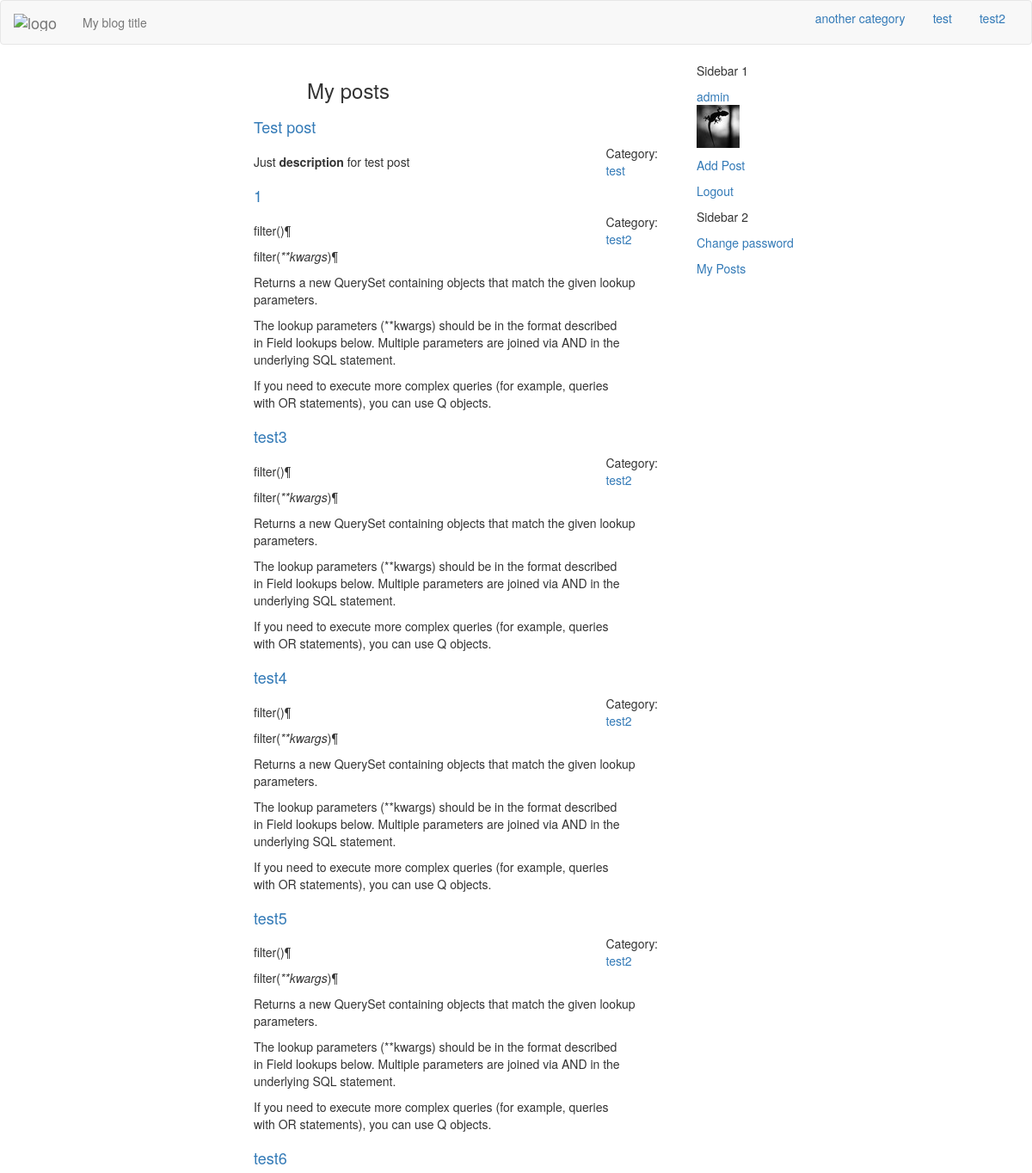
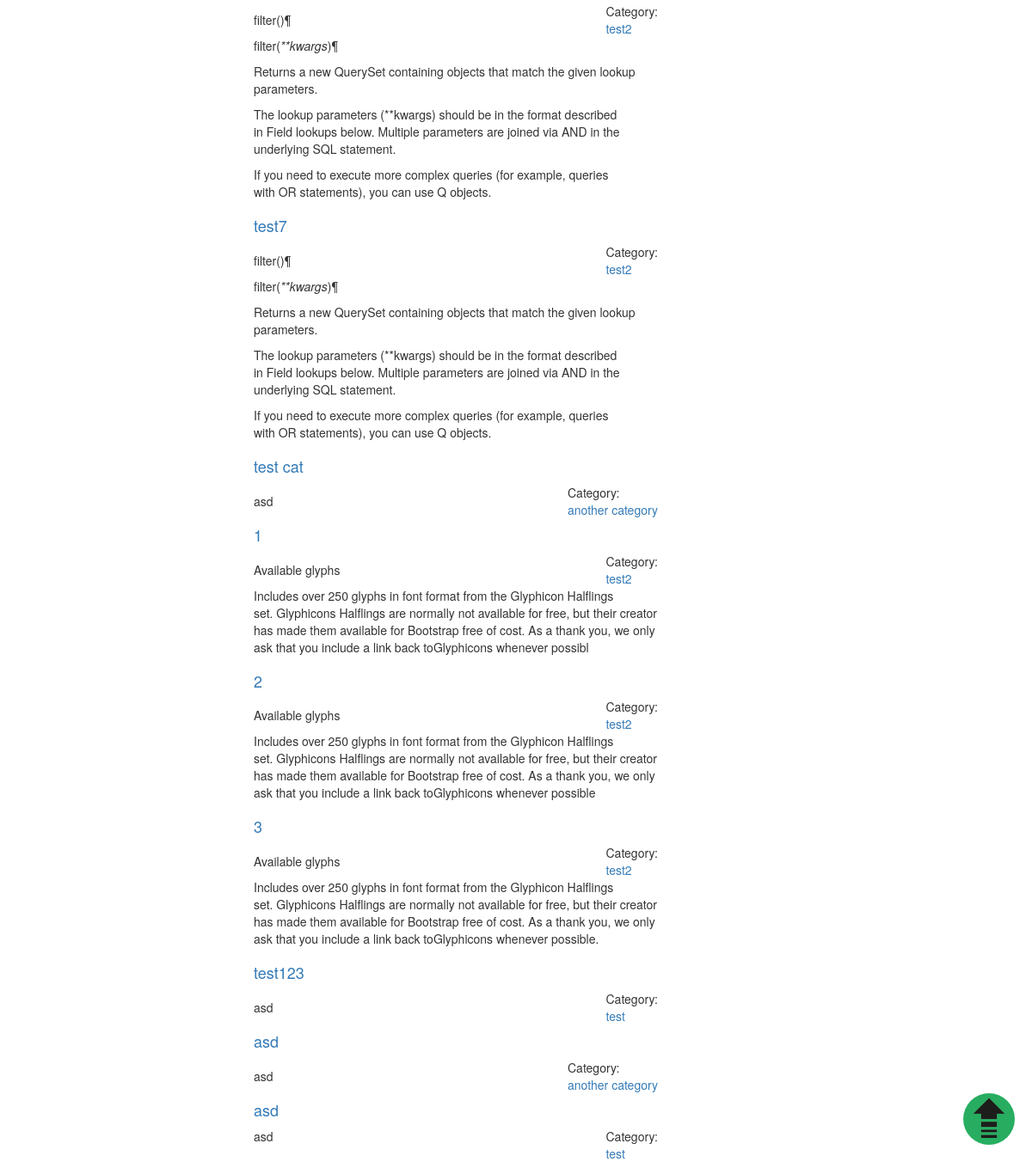
The app's page /dashboard/my-posts/ (signed in) with its own data (2 pictures, top to bottom).
### blog/models.py (models this page shows, shortened)
class Category(models.Model):
    index_together = [
    ["id","name", "order", "slug"],
    ]
    name = models.CharField(max_length=30, unique=True)
    description = models.TextField(max_length=250)
    slug = models.SlugField("URL",blank=True, max_length=150)
    order = models.SmallIntegerField(blank=True, default=1)
    def __str__(self):
        return self.name

class myUser(AbstractBaseUser):
    index_together = [
    ["id", "username", "avatar"],
    ]
    username = models.CharField("Username", max_length=30,
                                blank=False,
                                unique=True)
    avatar = ProcessedImageField(upload_to='avatars',
                                 processors=[ResizeToFit(50, 50)],
                                 format='JPEG',
                                 options={'quality': 90}, blank=True)
    email = models.EmailField(unique=True, blank=False)
    is_active = models.BooleanField("Is active", default=True)
    is_it_staff = models.BooleanField("Is stuff", default=False)
    is_it_superuser = models.BooleanField("Is admin", default=False)
    moderated = models.BooleanField("Moderated", default=True)
    last_login = models.DateTimeField(auto_now=True)
    date_joined = models.DateTimeField(auto_now_add=True)
    REQUIRED_FIELDS = ['email',]
    USERNAME_FIELD = 'username'
    objects = MyUserManager()
    def get_avatar(self):
        return mark_safe('<img src="%s" class ="img-responsive"/>'\
                         % (self.avatar.url))
    get_avatar.short_description = 'Current avatar'

class Post(models.Model):
    index_together = [
    ["title", "description", "post_thumbnail", "author", "category",
     "url", "published", "status"],
    ]
    title = models.CharField(max_length=150)
    description = models.CharField(max_length=150)
    text = models.TextField()
    today = datetime.date.today()
    post_image = models.ImageField(upload_to =
                        str(today.year)+'/'
                        +str(today.month)+'/'+str(today.day)+'/', blank=True)
    post_image.short_description = 'Image'
    post_thumbnail = ImageSpecField(source='post_image',
                                processors=[ResizeToFit(640, 480)],
                                format='JPEG',
                                options={'quality': 85})
    def get_image(self):
        return mark_safe('<img src="%s" class ="img-responsive center-block"/>'\
                         % (self.post_thumbnail.url))
    get_image.short_description = 'Thumbnail'
    created = models.DateTimeField(auto_now_add=True)
    edited = models.DateTimeField(auto_now=True)
    published = models.DateTimeField(default=timezone.now)
    author = models.ForeignKey(settings.AUTH_USER_MODEL,
                               default = 1,
                               on_delete=models.SET_DEFAULT) ###
    category = models.ForeignKey('Category')
    tags = models.ManyToManyField('Tag',
                                        related_name='posts',
                                        related_query_name='tag',
                                        blank=True)
    url = models.SlugField(blank=True)
    STATUS = (
                ("D", "Draft"),
                ("P","Published"),
    )
    status = models.CharField(max_length=1, choices=STATUS, default="D")
    ordering = ('-published',)
    def get_absolute_url(self):
        cat_url = slugify(self.category)
        post_url = slugify(self.title)
        return "/%s/%s-%i/" % (cat_url, self.url, self.id)

### blog/views.py (the view)
# urls.py: url(r'^dashboard/my-posts/$', views.my_posts, name='my_posts'),
@login_required
def my_posts(request):
    posts = Post.objects.filter(author=request.user.id)
    return render(request, 'dash-my-posts.html', {'posts':posts,
                                              'cat_list': cat_list})

### blog/authentication.py (called while the page is built)
    def get_user(self, user_id):
        try:
            return User.objects.get(pk=user_id)
        except User.DoesNotExist:
            return None

### templates/dash-my-posts.html (shortened to what this page needs)
{% extends "dashboard.html" %}
{% load imagekit %}
{% block content %}
<h3 class="text-center">My posts</h3>
<div class="container-fluid">
{% if posts %}
    {% for post in posts %}
    <div class="row">
    <div class="col-md-4">
    </div>
      <div class="col-md-8">
       <a href="{{ post.get_absolute_url }}" >
         <h4 class="post-title-dash text-center">{{ post.title }} </h4></a>
         <div class="pull-right">Category:
           <a href="
           {% url 'category' category=post.category|slugify %}">
           {{post.category}}</a>
         </div>
            <p class="post-description">{% autoescape off %}
              {{ post.description }}{% endautoescape %}</p>
         </div>
         </div>
    {% endfor %}
{% else %}
<p>
  No posts yet!
</p>
{% endif %}
</div>
{% endblock %}

### templates/index.html (shortened to what this page needs)
{% load staticfiles %}
<!DOCTYPE html>
<html>
<head>
    <link rel="stylesheet" href="/static/css/backtotop.css" type="text/css">
    <link rel="stylesheet" href="/static/css/bootstrap.min.css" type="text/css" />
    <link rel="stylesheet" href="/static/css/custom.css" type="text/css" />
    <link href="/static/django_summernote/django_summernote.css" rel="stylesheet">
    <link href="/static/django_summernote/django_summernote_inplace.css" rel="stylesheet">
    <link href="/static/django_summernote/summernote.css" rel="stylesheet">
</head>
<body>
  <div class="navbar navbar-default">
    <div class="container-fluid">
      <div class="navbar-header">
        <a class="navbar-brand ajax-menu" url=""
        href="/">
          <img alt="logo" src="#" /></a>
        <p class="navbar-text">
          My blog title
        </p>
      </div>
      <ul class="nav nav-pills pull-right">
        {% for cat in cat_list %}
          {% if category and cat|slugify == category %}
            <li role="presentation" class="active">
            <a href="{{ request.scheme }}://{{ request.get_host }}/{{ cat|slugify }}"
             url = "{{cat|slugify}}" class="ajax-menu menu" id="{{cat|slugify}}">
              {{ cat }}</a></li>
          {% else %}
            <li role="presentation">
            <a href="{{ request.scheme }}://{{ request.get_host }}/{{ cat|slugify }}"
            url = "{{cat|slugify}}"  class="ajax-menu menu" id="{{cat|slugify}}">
              {{ cat }}</a></li>
          {% endif %}
        {% endfor %}
      </ul>
    </div>
  </div>
<div class="container">
<div class="row">
  <div class="col-md-4 pull-right sidebar">
    <div class="sidebar1">
      <p>
        Sidebar 1<br />
      {% if user.is_authenticated %}
        <p><a href="{% url 'dashboard' %}" single_page
          url = "dashboard" class="ajax-menu">
          {{ user.username }}
                              {% if user.avatar %}
                              {{ user.get_avatar}}
                              {% endif %}</a></p>
        <p><a href="{% url 'add_post' %}" single_page
          url = "add-post" class="ajax-menu">Add Post</a></p>
        <p><a href="{% url 'logout' %}">Logout</a></p>
      {% else %}
        <p><a href="{% url 'signup' %}">Register</a></p>
        <p><a href="{% url 'login' %}">Login</a></p>
      {% endif %}
      </p>
    </div>
    <div class="sidebar2">
      <p>
        Sidebar 2<br />
        <p><a href="{% url 'password_change' %}">Change password</a></p>
        <p><a href="{% url 'my_posts' %}">My Posts</a></p>
      </p>
    </div>
  </div>
<div class="col-md-8 main">
<div class="content">
  <div class="posts">
  {% block content %}
  {% endblock %}
  </div>
</div>
</div>
</div>
</div>
</body>
</html>

### blog/static/css/custom.css (style rules this page uses)
a { display: table!important; }
.main { overflow: hidden; }

### blog/static/django_summernote/django_summernote.css (style rules this page uses)
html, body { margin: 0; }

### records on screen
Category: name "another category"
Category: name "test"
Category: name "test2"
myUser: username "admin", get_avatar (picture)
Post: title "Test post", category "test", description "Just description for test post"
Post: title "1", category "test2", description "filter()¶ filter( **kwargs )¶ Returns a new QuerySet containing objects that match the given lookup parameters. The lookup parameters (**kwargs) should be in the format described in Field lookups below. Multiple parameters are joined via AND in the underlying SQL statement. If you need to execute more complex queries (for example, queries with OR statements), you can use Q objects."
Post: title "test3", category "test2", description "filter()¶ filter( **kwargs )¶ Returns a new QuerySet containing objects that match the given lookup parameters. The lookup parameters (**kwargs) should be in the format described in Field lookups below. Multiple parameters are joined via AND in the underlying SQL statement. If you need to execute more complex queries (for example, queries with OR statements), you can use Q objects."
Post: title "test4", category "test2", description "filter()¶ filter( **kwargs )¶ Returns a new QuerySet containing objects that match the given lookup parameters. The lookup parameters (**kwargs) should be in the format described in Field lookups below. Multiple parameters are joined via AND in the underlying SQL statement. If you need to execute more complex queries (for example, queries with OR statements), you can use Q objects."
Post: title "test5", category "test2", description "filter()¶ filter( **kwargs )¶ Returns a new QuerySet containing objects that match the given lookup parameters. The lookup parameters (**kwargs) should be in the format described in Field lookups below. Multiple parameters are joined via AND in the underlying SQL statement. If you need to execute more complex queries (for example, queries with OR statements), you can use Q objects."
Post: title "test6", category "test2", description "filter()¶ filter( **kwargs )¶ Returns a new QuerySet containing objects that match the given lookup parameters. The lookup parameters (**kwargs) should be in the format described in Field lookups below. Multiple parameters are joined via AND in the underlying SQL statement. If you need to execute more complex queries (for example, queries with OR statements), you can use Q objects."
Post: title "test7", category "test2", description "filter()¶ filter( **kwargs )¶ Returns a new QuerySet containing objects that match the given lookup parameters. The lookup parameters (**kwargs) should be in the format described in Field lookups below. Multiple parameters are joined via AND in the underlying SQL statement. If you need to execute more complex queries (for example, queries with OR statements), you can use Q objects."
Post: title "test cat", category "another category", description "asd"
Post: title "1", category "test2", description "Available glyphs Includes over 250 glyphs in font format from the Glyphicon Halflings set. Glyphicons Halflings are normally not available for free, but their creator has made them available for Bootstrap free of cost. As a thank you, we only ask that you include a link back toGlyphicons whenever possibl"
Post: title "2", category "test2", description "Available glyphs Includes over 250 glyphs in font format from the Glyphicon Halflings set. Glyphicons Halflings are normally not available for free, but their creator has made them available for Bootstrap free of cost. As a thank you, we only ask that you include a link back toGlyphicons whenever possible"
Post: title "3", category "test2", description "Available glyphs Includes over 250 glyphs in font format from the Glyphicon Halflings set. Glyphicons Halflings are normally not available for free, but their creator has made them available for Bootstrap free of cost. As a thank you, we only ask that you include a link back toGlyphicons whenever possible."
Post: title "test123", category "test", description "asd"
Post: title "asd", category "another category", description "asd"
Post: title "asd", category "test", description "asd"
